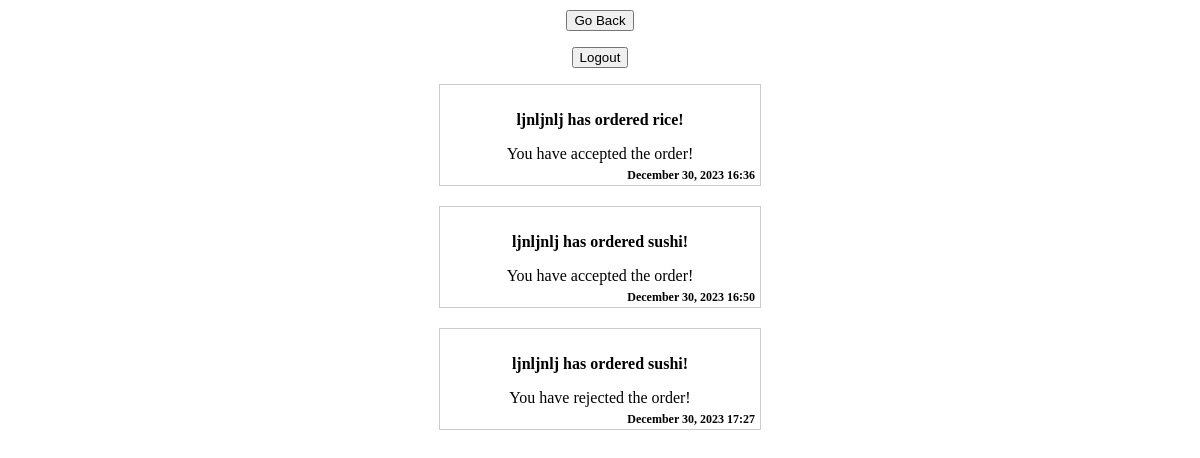
The app's page /restaurant/myinbox/ (signed in), older data.
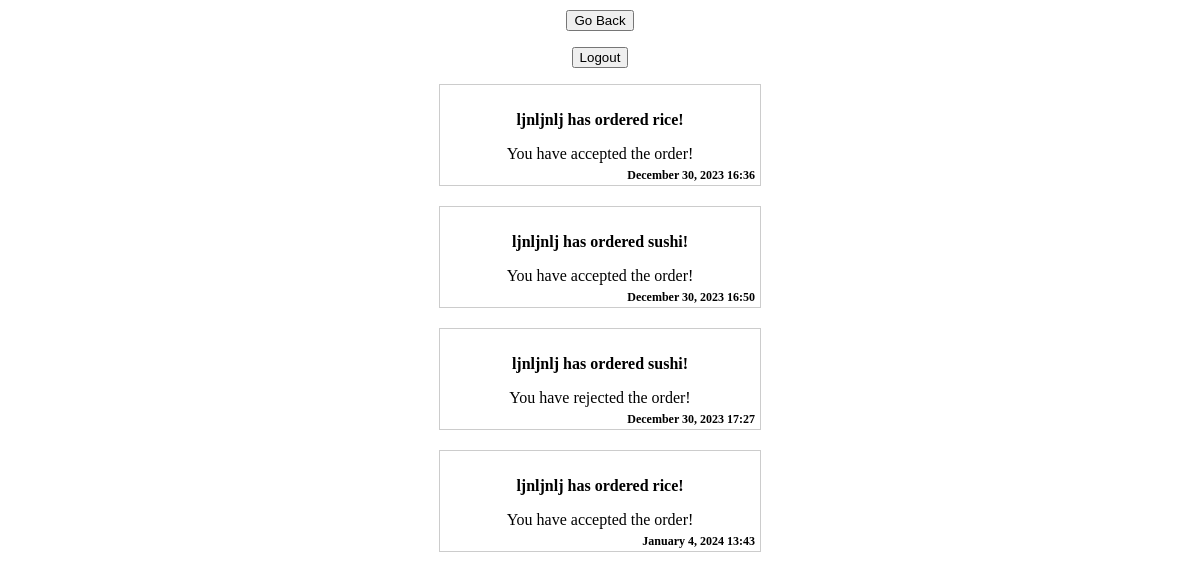
The same page, newer data.
### app/models.py (models this page shows)
class FoodOrder(models.Model):
    id = models.AutoField(primary_key=True)
    organization_name = models.CharField(max_length=255)
    cuisine_type = models.CharField(max_length=20)
    restaurant_phone = models.CharField(max_length=15)
    city = models.CharField(max_length=255)
    state = models.CharField(max_length=255)
    restaurant_address = models.TextField()
    charity_name = models.CharField(max_length=255, default="Nil")
    delivery_address = models.TextField()
    charity_phone = models.CharField(max_length=15)
    time_of_preparation = models.DateTimeField()
    name_of_food = models.CharField(max_length=255)
    food_cuisine = models.CharField(max_length=20)
    quantity_serves = models.IntegerField()
    storage_duration = models.CharField(max_length=100)
    tentative_collection_time = models.DateTimeField()
    packing_present = models.CharField(max_length=3)
    is_live = models.BooleanField(default=False)
    collected_time = models.DateTimeField(null=True, blank=True)
    restaurant_inbox = models.BooleanField(default=False) #to be displayed in restaurant inbox
    charity_inbox = models.BooleanField(default=False) #to be displayed in charity inbox
    display_status = models.BooleanField(default=False) #to be displayed on contributions/order history
    accept_reject_status = models.BooleanField(default=True) #for making the accept/reject button vanish after clicking
    order_timestamp = models.DateTimeField(auto_now_add=True) #time when order was placed
    restaurant_order_status = models.CharField(max_length=20, default="Nil")

### app/views.py (the view)
# urls.py: path('restaurant/myinbox/', views.restaurantmyinbox, name="restaurantmyinbox"),
def restaurantmyinbox(request):
    username=request.session.get('username')
    restaurant_phone=request.session.get('phone')
    my_inbox=FoodOrder.objects.filter(restaurant_phone=restaurant_phone)
    return render(request, 'app/restaurantmyinbox.html', {"my_inbox":my_inbox, "username":username})

### app/templates/app/restaurantmyinbox.html (shortened to what this page needs)
<form method="post" action="{% url 'restauranthome' %}">
    <button type="submit">Go Back</button>
</form>
<form method="post" action="{% url 'logout' %}">
    <button type="submit">Logout</button>
</form>
<!DOCTYPE html>
<html lang="en">
<head>
</head>
<body>
{% if username %}
    {% if my_inbox %}
        {% for message in my_inbox %}
            {% if message.restaurant_inbox %}
                <div class="order-box">
                    <p><strong>{{ message.charity_name }} has ordered {{ message.name_of_food }}!</strong></p>
                    {% if message.restaurant_order_status == "Accepted" %}
                        You have accepted the order!
                    {% endif %}
                    {% if message.restaurant_order_status == "Rejected" %}
                        You have rejected the order!
                    {% endif %}
                    <p class="timestamp">{{ message.order_timestamp|date:"F j, Y H:i" }}</p>
                </div>
            {% endif %}
        {% endfor %}
    {% else %}
        <p>You have no messages in your inbox!</p>
    {% endif %}
{% else %}
    <h2>You do not have an account registered with us!</h2>
    <p><a href="{% url 'register' %}">Register here</a></p>
{% endif %}
</body>
</html>

Row changes from the older to the newer data that the page shows:
added FoodOrder: charity_name "ljnljnlj", name_of_food "rice", restaurant_order_status "You have accepted the order!", order_timestamp "January 4, 2024 13:43"
